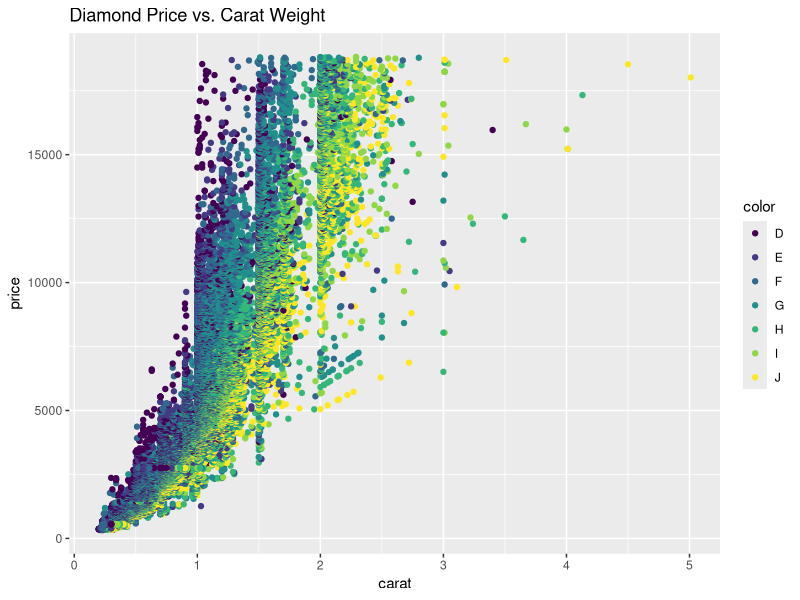
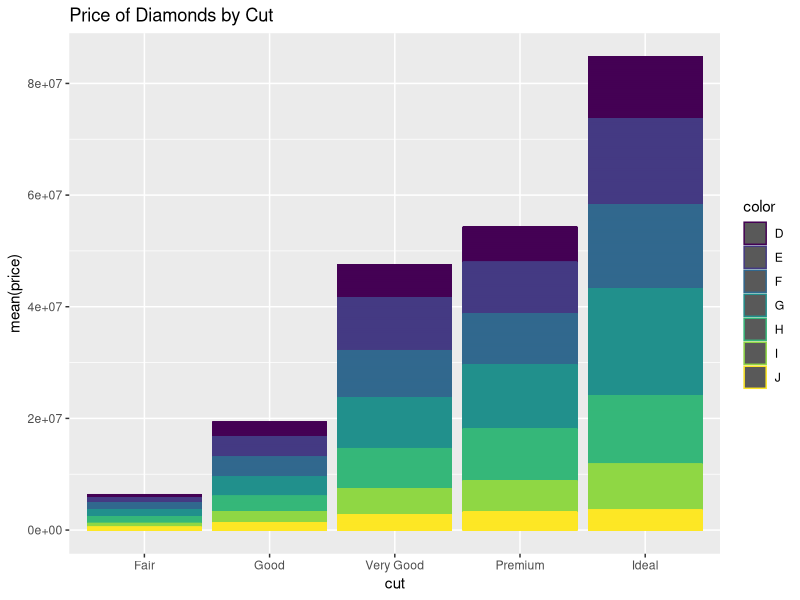
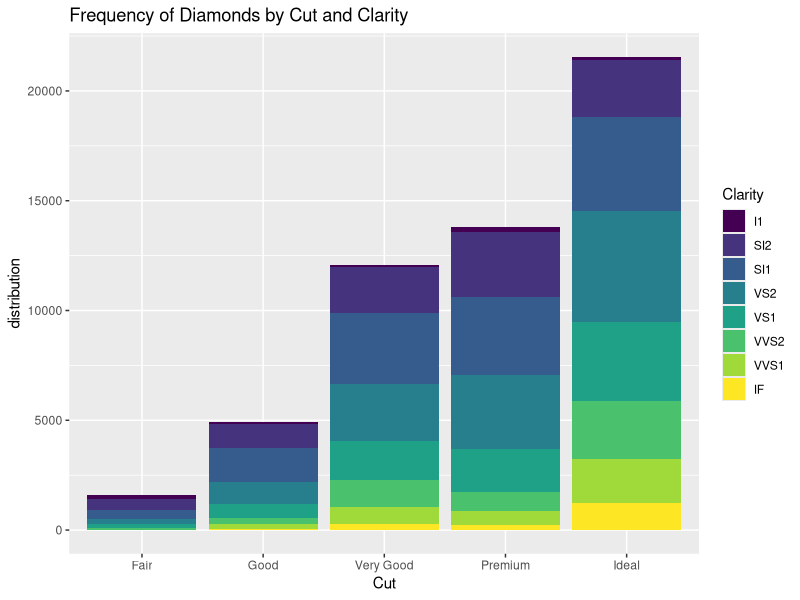
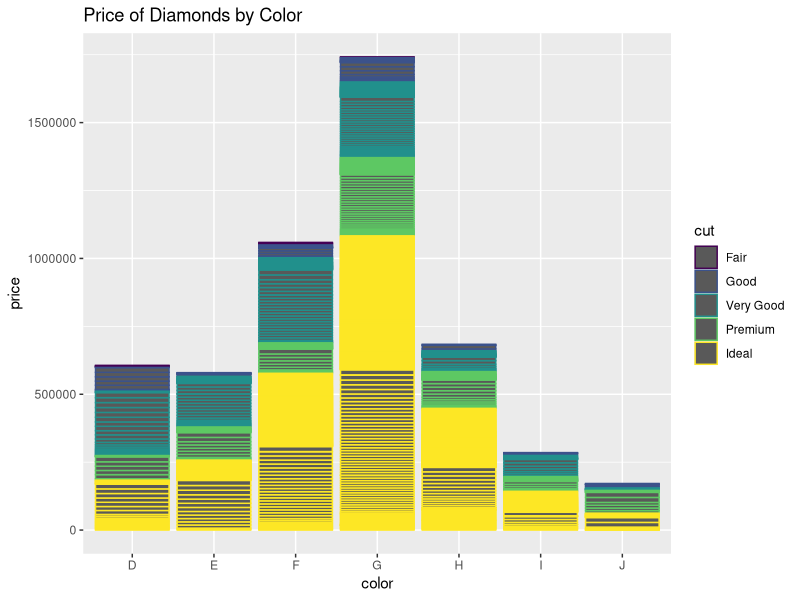

R code for these plots, in order:
## ---- chunk 1
library(tidyverse)
## ---- chunk 2
data(diamonds)
## ---- chunk 3
?diamonds
## ---- chunk 4
head(diamonds,10)

## ---- chunk 5
str(diamonds)
## ---- chunk 6

price_describe <- diamonds %>%
  group_by(cut,clarity) %>%
  summarize(mean_price=mean(price),
            median_price=median(price),
            min_price=min(price),
            max_price=max(price),
            sd_price=sd(price))

price_describe

## ---- chunk 7

carat_describe <- diamonds %>%
  group_by(cut,clarity) %>%
summarize(mean_carat=mean(carat),
            median_carat=median(carat),
            min_carat=min(carat),
            max_carat=max(carat),
            sd_carat=sd(carat))
carat_describe
## ---- chunk 8

width_describe <- diamonds %>%
  group_by(cut,clarity) %>%
summarize(mean_width=mean(y),
            median_width=median(y),
            min_width=min(y),
            max_width=max(y),
            sd_width=sd(y))
width_describe
## ---- chunk 9

depth_describe <- diamonds %>%
  group_by(cut,clarity) %>%
summarize(mean_depth=mean(z),
            median_depth=median(z),
            min_depth=min(z),
            max_depth=max(z),
            sd_depth=sd(z))
depth_describe

## ---- chunk 10
library(ggplot2)
diamonds_carat_prices<-diamonds
ggplot(diamonds_carat_prices, aes(x= carat, y=price, color=color)) + geom_point()+
ggtitle("Diamond Price vs. Carat Weight")

## ---- chunk 11
library(ggplot2)
diamonds_cut_prices<-diamonds
ggplot(diamonds_cut_prices, aes(x= cut, y=mean(price),color=color)) + geom_col()+
ggtitle("Price of Diamonds by Cut")
## ---- chunk 12
ggplot(diamonds, aes(x = cut ,fill = clarity)) +
  geom_bar() +
  labs(x = "Cut", y="distribution",fill = "Clarity") +
  ggtitle("Frequency of Diamonds by Cut and Clarity")

## ---- chunk 13
library(ggplot2)
diamonds_color_prices<-diamonds %>%
  filter(clarity=="IF")
ggplot(diamonds_color_prices, aes(x= color, y=price,color=cut)) + geom_col()+
ggtitle("Price of Diamonds by Color")
